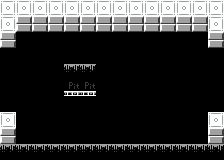

This is a level from a 2D game, rendered from its Tiled map with the project's own tilesets. A one-line summary and the complete map file follow:
An orthogonal 14x10 tile map with 16x16 px tiles, 1 tile layer (Tile Layer 1).

<map version="1.9" tiledversion="1.9.0" orientation="orthogonal" renderorder="right-down" width="14" height="10" tilewidth="16" tileheight="16" infinite="0" nextlayerid="2" nextobjectid="1">
 <tileset firstgid="1" source="../room_tileset.tsx" />
 <layer id="1" name="Tile Layer 1" width="14" height="10">
  <data encoding="csv">
4,4,4,4,4,4,4,4,4,4,4,4,4,4,
4,3,3,3,3,3,3,3,3,3,3,3,3,4,
3,1,1,1,1,1,1,1,1,1,1,1,1,3,
1,1,1,1,1,1,1,1,1,1,1,1,1,1,
1,1,1,1,5,5,1,1,1,1,1,1,1,1,
1,1,1,1,6,6,1,1,1,1,1,1,1,1,
1,1,1,1,1,1,1,1,1,1,1,1,1,1,
4,1,1,1,1,1,1,1,1,1,1,1,1,4,
3,1,1,1,1,1,1,1,1,1,1,1,1,3,
5,5,5,5,5,5,5,5,5,5,5,5,5,5
</data>
 </layer>
</map>
